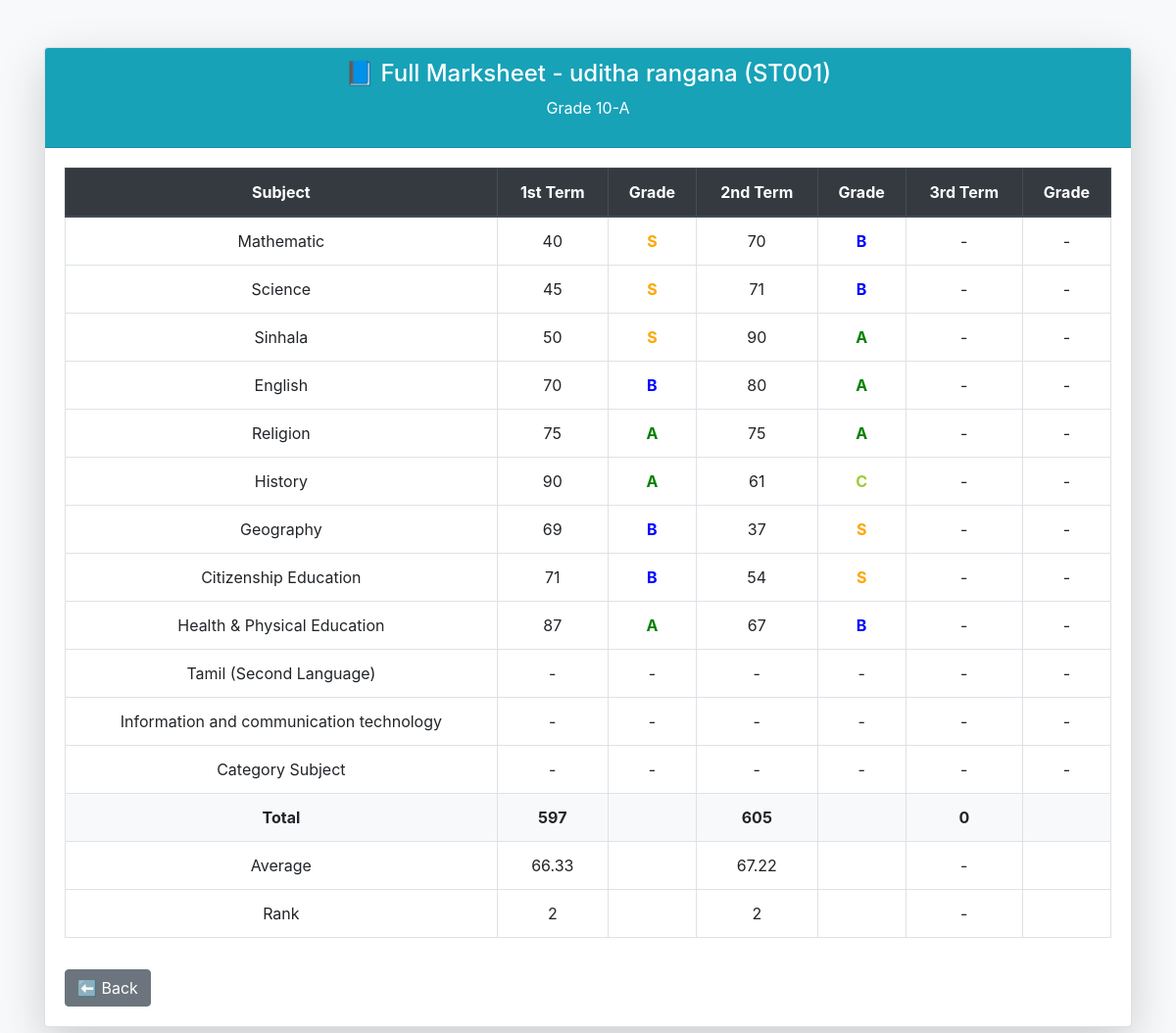
Screenshot of /teacher_6_9/view_student.php?id=2 with the database file from the repository.
### tables this page shows
CREATE TABLE IF NOT EXISTS `students` (
  `id` int NOT NULL AUTO_INCREMENT,
  `index_no` varchar(20) NOT NULL,
  `name` varchar(100) NOT NULL,
  `class_id` int DEFAULT NULL,
  `category_1_sub` varchar(50) NOT NULL,
  `category_2_sub` varchar(50) NOT NULL,
  `category_3_sub` varchar(50) NOT NULL,
  `religion` varchar(50) NOT NULL,
  PRIMARY KEY (`id`),
  UNIQUE KEY `index_no` (`index_no`),
  KEY `class_id` (`class_id`)
);

CREATE TABLE IF NOT EXISTS `classes` (
  `id` int NOT NULL AUTO_INCREMENT,
  `name` varchar(50) NOT NULL,
  PRIMARY KEY (`id`)
);

CREATE TABLE IF NOT EXISTS `subject_6to9` (
  `id` int NOT NULL AUTO_INCREMENT,
  `name` varchar(40) NOT NULL,
  PRIMARY KEY (`id`)
);

### teacher_6_9/view_student.php (the view, shortened to what this page needs)
<?php
include("../library/db_conn.php");
$student_id = intval($_GET['id']);
$student_stmt = $conn->prepare("SELECT s.*, c.name AS class_name FROM students s LEFT JOIN classes c ON s.class_id = c.id WHERE s.id = ?");
$student_stmt->bind_param("i", $student_id);
$student_stmt->execute();
$student = $student_stmt->get_result()->fetch_assoc();
$class_id = $student['class_id'];
function getGrade($mark) {
    if ($mark >= 75) return 'A';
    elseif ($mark >= 65) return 'B';
    elseif ($mark >= 55) return 'C';
    elseif ($mark >= 35) return 'S';
    else return 'W';
}
$subjects = $conn->query("SELECT id, name FROM subject_6to9");
$marks = [];
$total = [1 => 0, 2 => 0, 3 => 0];
$count = [1 => 0, 2 => 0, 3 => 0];
$mark_stmt = $conn->prepare("SELECT subject_id, term, marks FROM marks WHERE student_id = ?");
$mark_stmt->bind_param("i", $student_id);
$mark_stmt->execute();
$mark_result = $mark_stmt->get_result();
while ($row = $mark_result->fetch_assoc()) {
    $marks[$row['subject_id']][$row['term']] = $row['marks'];
    $total[$row['term']] += $row['marks'];
    $count[$row['term']]++;
}
function getRank($conn, $student_id, $class_id, $term) {
    $sql = "SELECT student_id, SUM(marks) as total
            FROM marks
            WHERE class_id = ? AND term = ?
            GROUP BY student_id
            ORDER BY total DESC";
    $stmt = $conn->prepare($sql);
    $stmt->bind_param("ii", $class_id, $term);
    $stmt->execute();
    $result = $stmt->get_result();
    $rank = 1;
    while ($row = $result->fetch_assoc()) {
        if ($row['student_id'] == $student_id) {
            return $rank;
        }
        $rank++;
    }
    return '-';
}
?>
<!DOCTYPE html>
<html lang="en">
<head>
  <link rel="stylesheet" href="https://stackpath.bootstrapcdn.com/bootstrap/4.5.2/css/bootstrap.min.css">
</head>
<body class="bg-light">
<div class="container my-5">
  <div class="card shadow-lg">
    <div class="card-header bg-info text-white text-center">
      <h4>📘 Full Marksheet - <?= htmlspecialchars($student['name']) ?> (<?= htmlspecialchars($student['index_no']) ?>)</h4>
      <p><?= htmlspecialchars($student['class_name']) ?></p>
    </div>
    <div class="card-body table-responsive">
      <table class="table table-bordered text-center bg-white">
        <thead class="thead-dark">
          <tr>
            <th>Subject</th>
            <th>1st Term</th>
            <th>Grade</th>
            <th>2nd Term</th>
            <th>Grade</th>
            <th>3rd Term</th>
            <th>Grade</th>
          </tr>
        </thead>
        <tbody>
          <?php while ($sub = $subjects->fetch_assoc()):
            $s_id = $sub['id'];
            $t1 = $marks[$s_id][1] ?? null;
            $t2 = $marks[$s_id][2] ?? null;
            $t3 = $marks[$s_id][3] ?? null;
          ?>
          <tr>
            <td><?= $sub['name'] ?></td>
            <td><?= $t1 !== null ? $t1 : '-' ?></td>
            <td class="grade-<?= getGrade($t1 ?? 0) ?>"><?= $t1 !== null ? getGrade($t1) : '-' ?></td>
            <td><?= $t2 !== null ? $t2 : '-' ?></td>
            <td class="grade-<?= getGrade($t2 ?? 0) ?>"><?= $t2 !== null ? getGrade($t2) : '-' ?></td>
            <td><?= $t3 !== null ? $t3 : '-' ?></td>
            <td class="grade-<?= getGrade($t3 ?? 0) ?>"><?= $t3 !== null ? getGrade($t3) : '-' ?></td>
          </tr>
          <?php endwhile; ?>
          <tr class="bg-light font-weight-bold">
            <td>Total</td>
            <td><?= $total[1] ?></td>
            <td></td>
            <td><?= $total[2] ?></td>
            <td></td>
            <td><?= $total[3] ?></td>
            <td></td>
          </tr>
          <tr>
            <td>Average</td>
            <td><?= $count[1] ? round($total[1]/$count[1], 2) : '-' ?></td>
            <td></td>
            <td><?= $count[2] ? round($total[2]/$count[2], 2) : '-' ?></td>
            <td></td>
            <td><?= $count[3] ? round($total[3]/$count[3], 2) : '-' ?></td>
            <td></td>
          </tr>
          <tr>
            <td>Rank</td>
            <td><?= getRank($conn, $student_id, $class_id, 1) ?></td>
            <td></td>
            <td><?= getRank($conn, $student_id, $class_id, 2) ?></td>
            <td></td>
            <td><?= getRank($conn, $student_id, $class_id, 3) ?></td>
            <td></td>
          </tr>
        </tbody>
      </table>
      <a href="manage_marks.php" class="btn btn-secondary mt-3">⬅ Back</a>
    </div>
  </div>
</div>
</body>
</html>

### teacher_6_9/view_student.php (style rules this page uses)
.grade-A { color: green; font-weight: bold; }
.grade-B { color: blue; font-weight: bold; }
.grade-C { color: yellowgreen; font-weight: bold; }
.grade-S { color: orange; font-weight: bold; }

### rows the page displays
students: name "uditha rangana", index_no "ST001", class.name "Grade 10-A"
subject_6to9: name "Mathematic", id "40", id "S", id "70", id "B"
subject_6to9: name "Science", id "45", id "S", id "71", id "B"
subject_6to9: name "Sinhala", id "50", id "S", id "90", id "A"
subject_6to9: name "English", id "70", id "B", id "80", id "A"
subject_6to9: name "Religion", id "75", id "A"
subject_6to9: name "History", id "90", id "A", id "61", id "C"
subject_6to9: name "Geography", id "69", id "B", id "37", id "S"
subject_6to9: name "Citizenship Education", id "71", id "B", id "54", id "S"
subject_6to9: name "Health & Physical Education", id "87", id "A", id "67", id "B"
subject_6to9: name "Tamil (Second Language)"
subject_6to9: name "Information and communication technology"
subject_6to9: name "Category Subject"

### other values shown
$total[1] "597"
$total[2] "605"
$total[3] "0"
$total[1]/$count[1] "66.33"
$total[2]/$count[2] "67.22"
getRank($conn, $student_id, $class_id, 1) "2"
getRank($conn, $student_id, $class_id, 2) "2"
getRank($conn, $student_id, $class_id, 3) "-"
